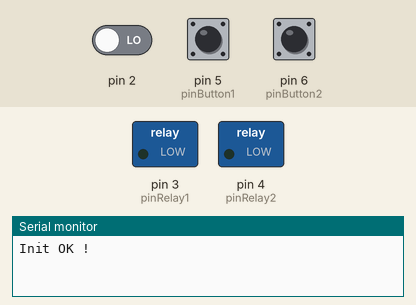
A program run on a simulated Arduino Nano, built with avr-gcc and run on an emulated ATmega328P. Shown: switched loads named in the program (green lamp = pin HIGH), the last lines printed to the serial monitor. Inputs (shaded band) come from the test bench; at power-on: pin 5 (pinButton1) HIGH, pin 6 (pinButton2) HIGH, pin 2 LOW.

Above: at 1.2 s.
1.3 s: pin 5 (pinButton1) pulled LOW for 0.15 s
At 1.6 s:
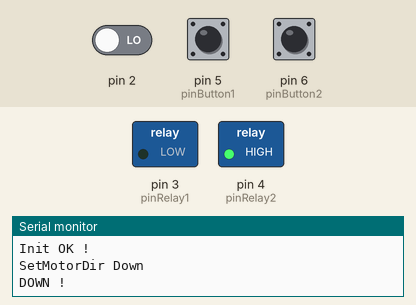
2.9 s: pin 6 (pinButton2) pulled LOW for 0.15 s
At 4.0 s:
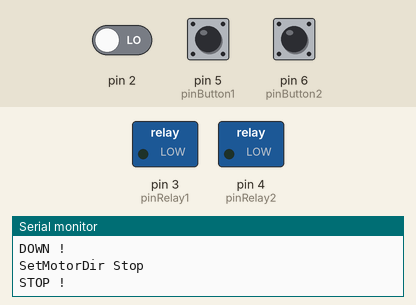
4.5 s: pin 6 (pinButton2) pulled LOW for 1 s
At 5.2 s:
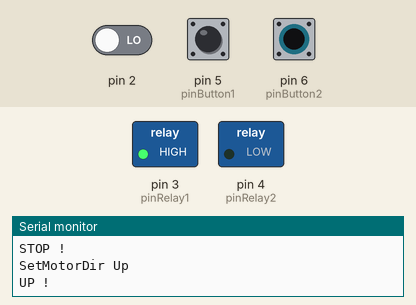
7.0 s: pin 6 (pinButton2) pulled LOW for 3.2 s
At 8.4 s:
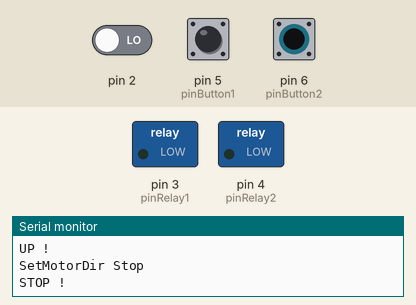
11.7 s: pin 5 (pinButton1) pulled LOW for 1 s
At 12.1 s:
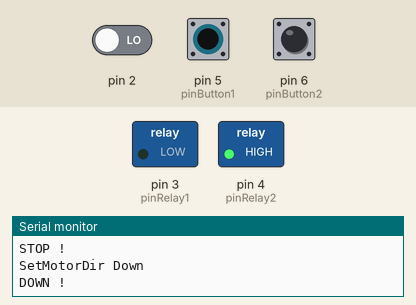
Timing chart, 0 to 14.7 s (numbered marks = the images above; inputs shaded):
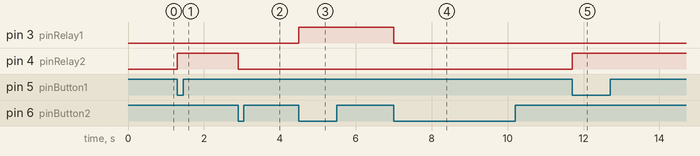

Measured:
- after the input at 1.3 s, pin 4 (pinRelay2): LOW → HIGH at once
- after the input at 2.9 s, pin 4 (pinRelay2): HIGH → LOW at once
- after the input at 4.5 s, pin 3 (pinRelay1): LOW → HIGH at once
- after the input at 7.0 s, pin 3 (pinRelay1): HIGH → LOW at once
- after the input at 11.7 s, pin 4 (pinRelay2): LOW → HIGH at once

The program:

main.cpp
```cpp
#include <Arduino.h>
#include <RemoteReceiver.h>

#define ButtonUp 531363
#define ButtonDown 531369
#define motorDirStop 0
#define motorDirUp 1
#define motorDirDown 2
#define debounceTime 250
#define modeMomentarySwitch 0
#define modeStateSwitch 1
#define pinRelay1 3
#define pinRelay2 4
#define pinButton1 5
#define pinButton2 6


unsigned long time;
unsigned long lastPulseTime;
unsigned long lastCode=0;
byte motorDir = motorDirStop;
byte mode = modeStateSwitch;


void setMotorDir(byte motorDirToGo) {
   switch(motorDirToGo){
     case motorDirStop:
        digitalWrite(pinRelay1,0);
        digitalWrite(pinRelay2,0);
        motorDir = motorDirStop;
        Serial.println("SetMotorDir Stop");
     break;
     case motorDirUp:
        digitalWrite(pinRelay1,1);
        digitalWrite(pinRelay2,0);
        motorDir = motorDirUp;
        Serial.println("SetMotorDir Up");
     break;
     case motorDirDown:
        digitalWrite(pinRelay1,0);
        digitalWrite(pinRelay2,1);
        motorDir = motorDirDown;
        Serial.println("SetMotorDir Down");
     break;
     default:
        Serial.println("SetMotorDir Anomalie");
   }
}


// Callback function is called only when a valid code is received.
void showCode(unsigned long receivedCode, unsigned int period) {
  // Note: interrupts are disabled. You can re-enable them if needed.
  // Print the received code.
  //Serial.print("Code: ");
  //Serial.print(receivedCode);
  time = millis();
  if (receivedCode==lastCode && time-lastPulseTime<debounceTime) lastPulseTime = time;
  if (receivedCode!=lastCode || time-lastPulseTime>debounceTime) {
    lastCode = receivedCode;
    lastPulseTime = time;
    if (receivedCode == ButtonUp) {                // Reception du code Bouton "B" pour monter
      switch (motorDir) {
          case motorDirStop:                       //Le moteur est à l'arret donc on monte
            setMotorDir(motorDirUp);
            Serial.println("UP !");
            break;
          case motorDirDown:                       //Le moteur est en descente, on stoppe
            setMotorDir(motorDirStop);
            Serial.println("STOP !");
            break;
          case motorDirUp:                        //Le moteur est déjà en montée, on stoppe
            setMotorDir(motorDirStop);
            Serial.println("STOP !");
            break;
          default:                                 //On ne devrait pas arriver ici si tout va bien
            Serial.println("Anomalie en montée ! Le moteur est dans un état inconnu !");
            break;
          }
    }
    if (receivedCode == ButtonDown) {
      switch (motorDir) {
          case motorDirStop:                       //Le moteur est à l'arret donc on descend
            setMotorDir(motorDirDown);
            Serial.println("DOWN !");
            break;
          case motorDirDown:                       //Le moteur est déjà en descente, on stoppe
            setMotorDir(motorDirStop);
            Serial.println("STOP !");
            break;
          case motorDirUp:                        //Le moteur est en montée, on stoppe
            setMotorDir(motorDirStop);
            Serial.println("STOP !");
            break;
          default:                                 //On ne devrait pas arriver ici si tout va bien
            Serial.println("Anomalie en descente ! Le moteur est dans un état inconnu !");
            break;
          }
    }
  }
}


// Callback function is called only when a valid code is received.
void fixedSwitchPressed(byte buttonPressed) {

}

void setup() {
  pinMode(pinRelay1,OUTPUT);
  pinMode(pinRelay2,OUTPUT);
  pinMode(pinButton1,INPUT_PULLUP);
  pinMode(pinButton2,INPUT_PULLUP);
  // Initialize receiver on interrupt 0 (= digital pin 2), calls the callback "showCode"
  // after 3 identical codes have been received in a row. (thus, keep the button pressed
  // for a moment)
  //
  // See the interrupt-parameter of attachInterrupt for possible values (and pins)
  // to connect the receiver.
  RemoteReceiver::init(0, 3, showCode);
  Serial.begin(115200);
  Serial.println("Init OK !");

}

void loop() {
  if (digitalRead(pinButton1) == 0) showCode(ButtonDown,0);
  if (digitalRead(pinButton2) == 0) showCode(ButtonUp,0);
  delay(50);
}
```
